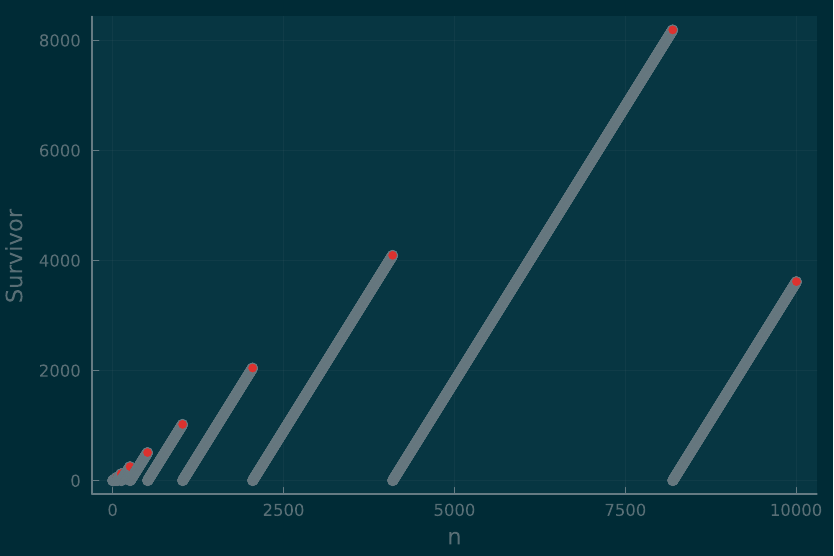

This chart was generated by the following Julia code:
using JosephusProblem  # julia> ]dev ../
using Plots


function main()
    theme(:solarized)
    n = 10_000
    xs, ys = 1:n, Int[josephus_perm(i) for i in 1:n]
    plt = scatter(xs, ys, xlabel = "n", ylabel = "Survivor", label = false)
    savefig(plt, "plot.pdf")
end


main()
